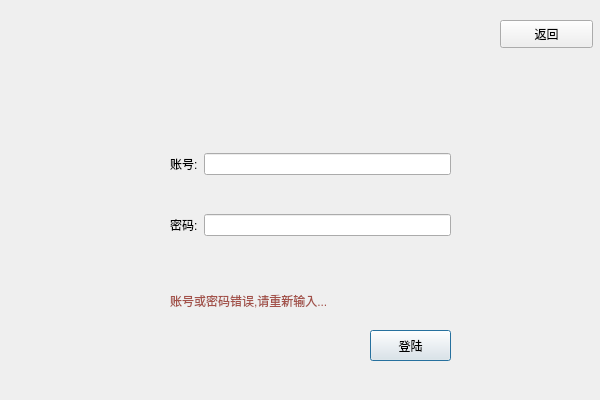
<?xml version="1.0" encoding="UTF-8"?>
<ui version="4.0">
 <class>managerLogin</class>
 <widget class="QDialog" name="managerLogin">
  <property name="geometry">
   <rect>
    <x>0</x>
    <y>0</y>
    <width>600</width>
    <height>400</height>
   </rect>
  </property>
  <property name="windowTitle">
   <string>Dialog</string>
  </property>
  <widget class="QWidget" name="gridLayoutWidget">
   <property name="geometry">
    <rect>
     <x>170</x>
     <y>120</y>
     <width>281</width>
     <height>151</height>
    </rect>
   </property>
   <layout class="QGridLayout" name="gridLayout_2">
    <item row="0" column="1">
     <widget class="QLineEdit" name="nameLineEdit"/>
    </item>
    <item row="1" column="1">
     <widget class="QLineEdit" name="pswLineEdit">
      <property name="echoMode">
       <enum>QLineEdit::Password</enum>
      </property>
     </widget>
    </item>
    <item row="0" column="0">
     <widget class="QLabel" name="label">
      <property name="styleSheet">
       <string notr="true">font: 12pt &quot;微软雅黑&quot;;</string>
      </property>
      <property name="text">
       <string>账号:</string>
      </property>
     </widget>
    </item>
    <item row="1" column="0">
     <widget class="QLabel" name="label_2">
      <property name="styleSheet">
       <string notr="true">font:  11pt &quot;微软雅黑&quot;;</string>
      </property>
      <property name="text">
       <string>密码:</string>
      </property>
     </widget>
    </item>
   </layout>
  </widget>
  <widget class="QPushButton" name="loginButton">
   <property name="geometry">
    <rect>
     <x>370</x>
     <y>330</y>
     <width>81</width>
     <height>31</height>
    </rect>
   </property>
   <property name="cursor">
    <cursorShape>ArrowCursor</cursorShape>
   </property>
   <property name="text">
    <string>登陆</string>
   </property>
  </widget>
  <widget class="QPushButton" name="returnButton">
   <property name="geometry">
    <rect>
     <x>500</x>
     <y>20</y>
     <width>93</width>
     <height>28</height>
    </rect>
   </property>
   <property name="text">
    <string>返回</string>
   </property>
  </widget>
  <widget class="QLabel" name="warningLabel">
   <property name="geometry">
    <rect>
     <x>170</x>
     <y>280</y>
     <width>241</width>
     <height>41</height>
    </rect>
   </property>
   <property name="styleSheet">
    <string notr="true">color: rgb(163, 81, 73);
font: 9pt &quot;Consolas&quot;;</string>
   </property>
   <property name="text">
    <string>账号或密码错误,请重新输入...</string>
   </property>
  </widget>
 </widget>
 <resources/>
 <connections/>
</ui>
